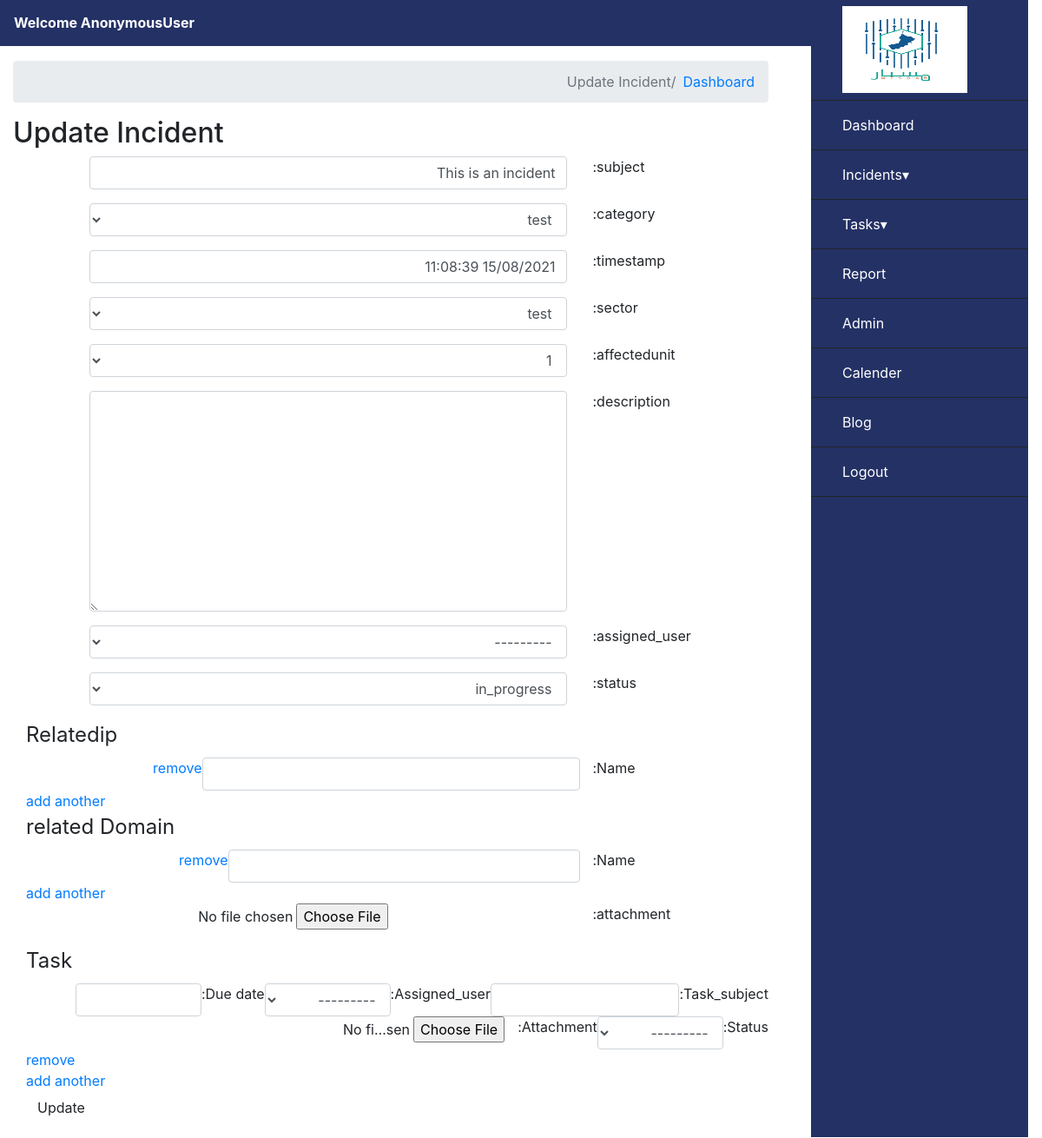
Page /incident/edit-incident/2/ on the committed database.
### incident/models.py (models this page shows, shortened)
class TimeStampedModel(models.Model):
    created_on = models.DateTimeField(auto_now_add=True, null=True, blank=True)
    modified_on = models.DateTimeField(auto_now=True, null=True, blank=True)
    class Meta:
        get_latest_by = 'modified_on'
        ordering = ('-modified_on', '-created_on',)
        abstract = True

class Incident(TimeStampedModel):
    INCIDENT_STATUSES = (
        ('open', 'open'),
        ('pending', 'pending'),
        ('in_progress', 'in_progress'),
        ('closed', 'closed'),
    )
    subject = models.CharField(max_length=255, verbose_name=_("subject"))
    category = models.ForeignKey(Category, related_name='incidentcategory', on_delete=models.CASCADE, verbose_name=_("category"))
    timestamp = models.DateTimeField(null=True, blank=True, verbose_name=_("timestamp"))
    sector = models.ForeignKey(Sector, related_name='incidentsector', on_delete=models.CASCADE, null=True, blank=True, verbose_name=_("sector"))
    affectedunit = models.ForeignKey(AffectedUnit, related_name='incidentunit', on_delete=models.CASCADE, null=True, blank=True, verbose_name=_("affectedunit"))
    description = models.TextField(null=True, blank=True, verbose_name=_("description"))
    status = models.CharField(max_length=100, choices=INCIDENT_STATUSES, null=True, blank=True,verbose_name=_("status"))
    assigned_user = models.ForeignKey(User, on_delete=models.CASCADE, related_name='incident_user', null=True, blank=True, verbose_name=_("assigned_user"))
    attachment = models.FileField(null=True, blank=True, verbose_name=_("attachment"))

### incident/views.py (the view, shortened to what this page needs)
# urls.py: path('edit-incident/<int:pk>/', views.UpdateIncidentView.as_view(), name='edit-incident'),
class UpdateIncidentView(UpdateView):
    model = Incident
    form_class = IncidentForm
    template_name = 'edit_incident.html'
    success_url = None
    def get_context_data(self, **kwargs):
        context = super(UpdateIncidentView, self).get_context_data(**kwargs)
        if self.request.POST:
            context['task_form'] = TaskFormSet(self.request.POST, self.request.FILES, instance=self.object)
            context['relatedip_form'] = RelatedipFormSet(self.request.POST, instance=self.object)
            context['relateddomain_form'] = RelateddomainFormSet(self.request.POST, instance=self.object)
        else:
            context['task_form'] = TaskFormSet(instance=self.object)
            context['relatedip_form'] = RelatedipFormSet(instance=self.object)
            context['relateddomain_form'] = RelateddomainFormSet(instance=self.object)
        return context

### incident/forms.py
class IncidentForm(forms.ModelForm):
    timestamp = forms.DateTimeField(widget=forms.DateInput(format='%d/%m/%Y %H:%M:%S'), input_formats=('%d/%m/%Y %H:%M:%S', ))
    def __init__(self, *args, **kwargs):
        super(IncidentForm, self).__init__(*args, **kwargs)
        dt = datetime.datetime.now()
        self.fields['assigned_user'].queryset = self.fields['assigned_user'].queryset.filter(is_active=True).exclude(is_superuser=True)
        self.fields['timestamp'].initial = dt.strftime('%d/%m/%Y %H:%M:%S')
    class Meta:
        model = Incident
        fields = ('subject', 'category', 'timestamp','sector','affectedunit','description','status','assigned_user','attachment',)

### incident/models.py (called while the page is built)
    def __str__(self):
        return self.name

    def __str__(self):
        return self.name

    def __str__(self):
        return self.unit

### incident/templates/edit_incident.html (shortened to what this page needs)
{% extends "base.html" %}
{% load i18n %}
{% load widget_tweaks %}
{% load crispy_forms_tags static %}
{% block content %}
<div class="col-lg-9" dir="rtl">
	<nav aria-label="breadcrumb" style="padding-top: 8%;">
		<ol class="breadcrumb">
			<li class="breadcrumb-item"><a href="{% url 'dashboard' %}">{% blocktrans %}Dashboard{% endblocktrans %}</a></li>
			<li class="breadcrumb-item active" aria-current="page">{% blocktrans %}Update Incident{% endblocktrans %}</li>
		</ol>
	</nav>
    <div>
        <h2>{% blocktrans %}Update Incident{% endblocktrans %}</h2>
        <form action="{% url 'edit-incident' form.instance.pk  %}" method="post" class="col-sm-12" enctype="multipart/form-data">
            <div>
            	<div class="form-group row">
                    <label for="firstName" class="col-sm-3 control-label">{% blocktrans %}subject:{% endblocktrans %}</label>
                    <div class="col-sm-8">
                        {{form.subject|add_class:'form-control'}}
                    </div>
                </div>
            	<div class="form-group row">
                    <label for="firstName" class="col-sm-3 control-label">{% blocktrans %}category:{% endblocktrans %}</label>
                    <div class="col-sm-8">
                        {{form.category|add_class:'form-control'}}
                    </div>
                </div>
            	<div class="form-group row">
                    <label for="firstName" class="col-sm-3 control-label">{% blocktrans %}timestamp:{% endblocktrans %}</label>
                    <div class="col-sm-8">
                        {{form.timestamp|add_class:'form-control'}}
                    </div>
                </div>
            	<div class="form-group row">
                    <label for="firstName" class="col-sm-3 control-label">{% blocktrans %}sector:{% endblocktrans %}</label>
                    <div class="col-sm-8">
                        {{form.sector|add_class:'form-control'}}
                    </div>
                </div>
            	<div class="form-group row">
                    <label for="firstName" class="col-sm-3 control-label">{% blocktrans %}affectedunit:{% endblocktrans %}</label>
                    <div class="col-sm-8">
                        {{form.affectedunit|add_class:'form-control'}}
                    </div>
                </div>
                <div class="form-group row">
                    <label for="firstName" class="col-sm-3 control-label">{% blocktrans %}description:{% endblocktrans %}</label>
                    <div class="col-sm-8">
                        {{form.description|add_class:'form-control '}}
                    </div>
                </div>
                <div class="form-group row">
                    <label for="firstName" class="col-sm-3 control-label">{% blocktrans %}assigned_user:{% endblocktrans %}</label>
                    <div class="col-sm-8">
                        {{form.assigned_user|add_class:'form-control'}}
                    </div>
                </div>
                <div class="form-group row">
                    <label for="firstName" class="col-sm-3 control-label">{% blocktrans %}status:{% endblocktrans %}</label>
                    <div class="col-sm-8">
                        {{form.status|add_class:'form-control'}}
                    </div>
                </div>
                <fieldset>
                    <legend>{% blocktrans %}Relatedip{% endblocktrans %}</legend>
                    {% for form in relatedip_form %}
                        <div class="inline {{ relatedip_form.prefix }} row">
                            <div class="col-sm-3">{{ form.name.label_tag  }}</div>
                            {{ form.name |add_class:'form-control col-sm-6' }}
                        </div>
                    {% endfor %}
                </fieldset>
                <fieldset>
                    <legend>{% blocktrans %}related Domain{% endblocktrans %}</legend>
                    {% for form in relateddomain_form %}
                        <div class="col-sm-12 inline {{ relateddomain_form.prefix }} row">
                            <div class="col-sm-3">{{ form.name.label_tag }}</div>
                            {{ form.name |add_class:'form-control col-sm-6'}}
                        </div>
                    {% endfor %}
                </fieldset>
                <div class="form-group row">
                    <label for="firstName" class="col-sm-3 control-label">{% blocktrans %}attachment:{% endblocktrans %}</label>
                    <div class="col-sm-8">
                        {{form.attachment}}
                    </div>
                </div>
            </div>
            <fieldset>
                <legend>{% blocktrans %}Task{% endblocktrans %}</legend>
                {% for form in task_form %}
                    <div class="inline {{ task_form.prefix }}">
                        <div class="row">
                        {{ form.task_subject.label_tag }}
                        {{ form.task_subject |add_class:'form-control col-sm-3' }}
                        {{ form.assigned_user.label_tag }}
                        {{ form.assigned_user |add_class:'form-control col-sm-2' }}
                        {{ form.due_date.label_tag }}
                        {{ form.due_date |add_class:'form-control col-sm-2 task_due_date' }}
                        </div>
                        <div class="row">
                        {{ form.status.label_tag }}
                        {{ form.status |add_class:'form-control col-sm-2' }}
                        {{ form.attachment.label_tag }}
                        {{ form.attachment |add_class:'col-sm-3' }}
                        </div>
                    </div>
                {% endfor %}
            </fieldset>
            <input type="submit" value="{% blocktrans %}Update{% endblocktrans %}" class="submit btn" />
        </form>
    </div>
</div>
{% endblock %}
{% block js %}
<link rel="stylesheet" href="https://cdnjs.cloudflare.com/ajax/libs/jquery-datetimepicker/2.5.20/jquery.datetimepicker.min.css" />
{% endblock %}

### rows in the picture
Incident: subject "This is an incident", category "test", timestamp "15/08/2021 11:08:39", sector "test", affectedunit "1", assigned_user "---------", status "in_progress"

### other values in the picture
{{ request.user }} "AnonymousUser"
